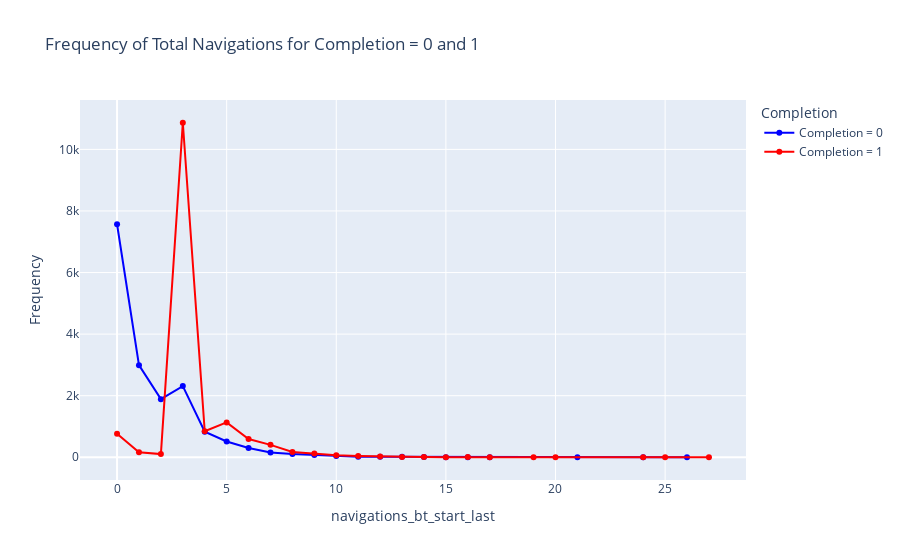

This figure's notebook cell:
### Code cell
filtered_df_control = df_control_final[df_control_final['navigations_bt_start_last'] <= 30]

# Calculate the frequency of 'total_navigations' for 'completion' values 0 and 1
freq_completion_0 = filtered_df_control[filtered_df_control['completion'] == 0]['navigations_bt_start_last'].value_counts().sort_index()
freq_completion_1 = filtered_df_control[filtered_df_control['completion'] == 1]['navigations_bt_start_last'].value_counts().sort_index()

# Create a line graph
fig = go.Figure()

# Line for completion = 0
fig.add_trace(go.Scatter(
    x=freq_completion_0.index,
    y=freq_completion_0.values,
    mode='lines+markers',
    name='Completion = 0',
    line=dict(color='blue')
))

# Line for completion = 1
fig.add_trace(go.Scatter(
    x=freq_completion_1.index,
    y=freq_completion_1.values,
    mode='lines+markers',
    name='Completion = 1',
    line=dict(color='red')
))

# Update layout
fig.update_layout(
    title='Frequency of Total Navigations for Completion = 0 and 1',
    xaxis_title='navigations_bt_start_last',
    yaxis_title='Frequency',
    legend_title_text='Completion'
)

# Show the plot

### Figure 1 — Plotly figure (JSON) as saved in the notebook; plotly's stock layout.template omitted (floating-point values rounded to 4 significant figures)
{"data": [{"line": {"color": "blue"}, "mode": "lines+markers", "name": "Completion = 0", "type": "scatter", "x": [0, 1, 2, 3, 4, 5, 6, 7, 8, 9, 10, 11, 12, 13, 14, 15, 16, 17, 21, 24, 26], "y": [7568, 2992, 1888, 2312, 828, 514, 300, 157, 103, 73, 44, 18, 15, 15, 9, 1, 3, 1, 1, 1, 1]}, {"line": {"color": "red"}, "mode": "lines+markers", "name": "Completion = 1", "type": "scatter", "x": [0, 1, 2, 3, 4, 5, 6, 7, 8, 9, 10, 11, 12, 13, 14, 15, 16, 17, 19, 20, 24, 25, 27], "y": [761, 165, 103, 10865, 847, 1132, 595, 403, 170, 122, 62, 45, 24, 13, 7, 4, 6, 2, 1, 1, 2, 1, 2]}], "layout": {"legend": {"title": {"text": "Completion"}}, "title": {"text": "Frequency of Total Navigations for Completion = 0 and 1"}, "xaxis": {"title": {"text": "navigations_bt_start_last"}}, "yaxis": {"title": {"text": "Frequency"}}}}
